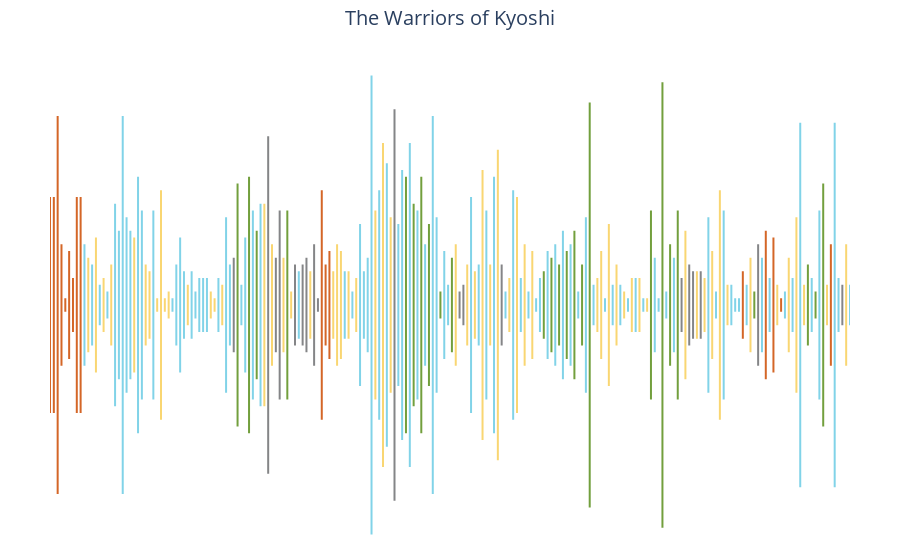
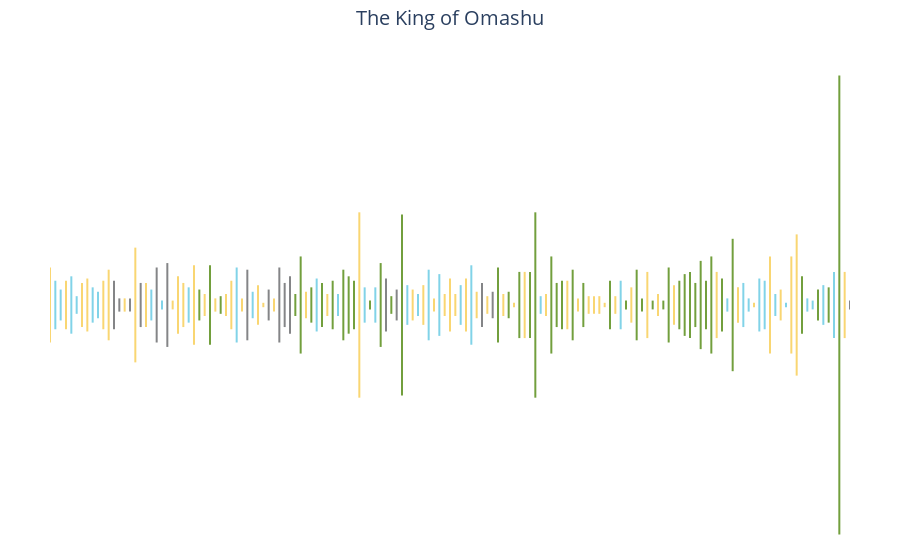
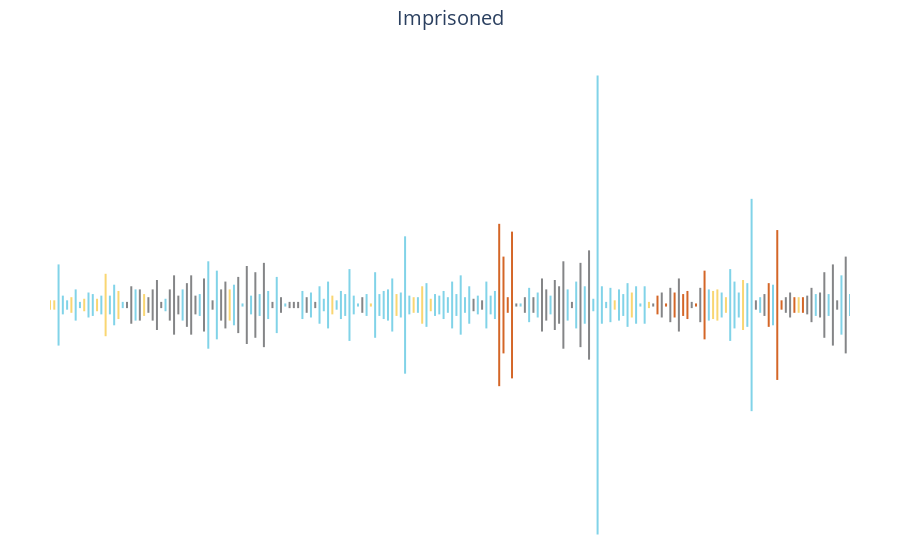

The cell these charts' notebook holds for them, in order:
### Code cell
for episode_num in transcript_df['abs_episode'].unique()[3:6]:
    fig = transcript_viz(episode_num)
    fig.show()
